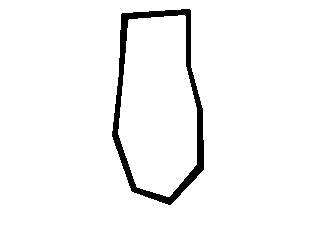
#> input picture shoe_lib/1.png, 324 x 248 px, found by its file name; its folder holds 3 pictures in this run
$ python check.py
#> lines starting #> are read from the running program, lines starting #| are printed output that depends on the picture; after the words box and inside, x2 and y2 are one past the last pixel; in counts of white or black regions, pixels touching at a corner belong together; long printed decimals are rounded
#> further down, one_img is the input picture: shape (248, 324, 3); 96.4% white; 1 black region, box (x1, y1, x2, y2) and area: (112, 9, 204, 205) 2865
from __future__ import print_function
import cv2
import numpy as np
import os
# [45 lines left out: function alignImages, not called in this run]

def crossCorrelation(img1Reg,img2): #计算对齐后的图像与图库中图像的相关系数
    img1=img1Reg
    cor_coefficient=np.mean(np.multiply((img1-np.mean(img1)),(img2-np.mean(img2))))/(np.std(img1)*np.std(img2))
    cor_coefficient=np.mean(np.multiply((img1-np.mean(img1)),(img2-np.mean(img2))))/(np.std(img1)*np.std(img2))
    # [4 lines of commented-out code are left out]
    return cor_coefficient

def compareImages(img1,imgSet):  #比对图库中每一张图像后，判断目标是否为鞋子，输入为当前图像和鞋子图像库
    result = []
    #convexhull and fillit
    gray = cv2.cvtColor(img1,cv2.COLOR_BGRA2GRAY)   #转化为灰度图
    ret,binary= cv2.threshold(gray,127,255,0)     #转化为二值图
    points = np.where(binary != 255)
#> points = 2865 positions, rows 9 to 204, columns 112 to 203
    points = np.array([points[1],points[0]]).T
#> points = 2865 pairs, first value 112 to 203, second value 9 to 204
    hull= cv2.convexHull(points)     #寻找凸包并绘制
#> hull = contour of 23 points, box (x1, y1, x2, y2) (112, 9, 204, 205), area 14773
    calc_img = 255*np.ones_like(img1[:,:,:3])
    cv2.polylines(calc_img,[hull],True,(0,0,0),3)
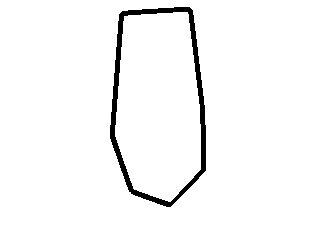
#> calc_img: shape (248, 324, 3); 97% white; 1 black region, box (x1, y1, x2, y2) and area: (110, 7, 206, 207) 2450

    for i in range(len(imgSet)):
        # im1Reg, h=alignImages(img1,imgSet[i])
        result.append(crossCorrelation(calc_img,imgSet[i]))
#> this loop made 3 passes
#> after the loop, result = [0.341, 0.178, 0.0709]
    return max(result)

if __name__=='__main__':
    lib_path = 'D:\\Desktop\\footkick\\shoe_lib\\'
    shoes_libary = []
    filelist = os.listdir(lib_path)
    for i in range(len(filelist)):
        one_img = cv2.imread(os.path.join(lib_path,filelist[i]))
        shoes_libary.append(one_img)
    img = cv2.imread('D:\\Desktop\\footkick\\shoe_lib\\1.png')
    print(compareImages(img, shoes_libary))
#| 0.3414
